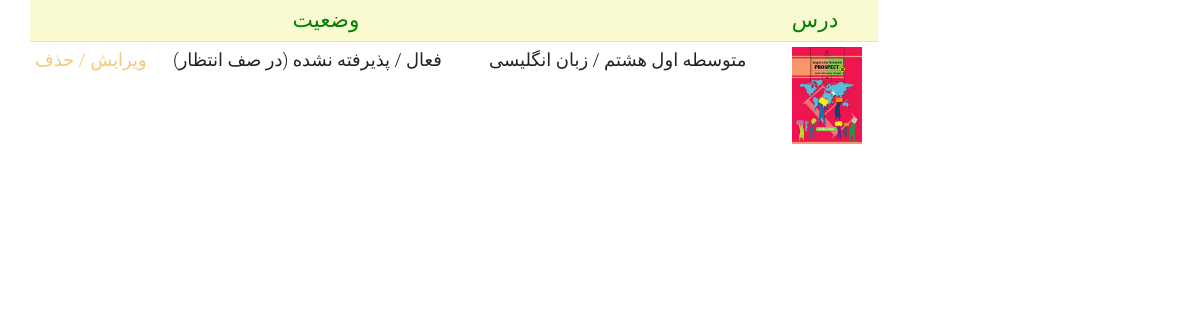
/application/user-application-list (signed in), run on the app's committed database.
### application/models.py (models this page shows, shortened)
class Application(models.Model):
    applicant = models.ForeignKey(User, on_delete=models.CASCADE)
    demanded_course = models.ForeignKey(Course, on_delete=models.CASCADE)
    preferred_style = models.CharField(choices=HOLDING_STYLE, max_length=50, default="V")
    short_description = models.CharField(max_length=300, null=True, blank=True)
    is_accepted = models.BooleanField(blank=True, null=True, default=False)
    num_of_student = models.IntegerField(validators=[MinValueValidator(1), MaxValueValidator(10)], default=1)
    registered_date = models.DateField(null=True, blank=True , auto_now_add=True)
    free_day_1 = models.ForeignKey(WeekDay, on_delete=models.CASCADE, null=True, blank=True)
    free_time_1 = models.ForeignKey(AvailableTime, on_delete=models.CASCADE, null=True, blank=True)
    venue = models.ForeignKey(PublicPlace, on_delete=models.CASCADE, blank=True, null=True)
    is_active = models.BooleanField(default=False)
    slug = models.SlugField(max_length=200, default="", null=False, db_index=True)
    def get_absolute_url(self):
        return reverse('application_detail', args=[self.id])

class Course(models.Model):
    course_name = models.ForeignKey(CourseName, on_delete=models.CASCADE, db_index=True)
    grade = models.ForeignKey(Grade, on_delete=models.CASCADE, blank=True, null=True)
    major = models.ForeignKey(Major, on_delete=models.CASCADE, blank=True, null=True)
    image=models.ImageField(upload_to='images/courses', null=True,blank=True)
    code=models.CharField(max_length=7, blank=True, null=True)
    book_download_link=models.CharField(max_length=300, blank=True, null=True)
    is_active = models.BooleanField(default=True)
    slug = models.SlugField(max_length=500, blank=True, null=True)
    def __str__(self):
        return f" {self.grade} / {self.course_name} "
    class Meta:
        constraints = [
            models.UniqueConstraint(fields=['course_name', 'grade', 'major'],
                                    name='unique_course_name_edu_level_grade'),
        ]

class Grade(models.Model):
    edu_level = models.ForeignKey(EducationalLevel, on_delete=models.CASCADE)
    grade_name = models.CharField(max_length=20, verbose_name="پایه تحصیلی")
    url_title = models.CharField(max_length=200, blank=True, null=True)
    is_active = models.BooleanField(default=True)
    def __str__(self):
        return f"{self.edu_level} {self.grade_name}"
    class Meta:
        constraints = [
            models.UniqueConstraint(fields=['edu_level', 'grade_name'], name='unique_edu_level_grade')]

class EducationalLevel(models.Model):
    edu_level = models.CharField(max_length=20, unique=True, verbose_name="دوره آموزشی")
    url_title = models.CharField(max_length=200, blank=True, null=True)
    is_active = models.BooleanField(default=True)
    def __str__(self):
        return self.edu_level

class CourseName(models.Model):
    course_name = models.CharField(max_length=20, unique=True)
    def __str__(self):
        return f"{self.course_name}"

### application/views.py (the view)
# urls.py: path('user-application-list',views.UserApplicationListView.as_view(), name='user_application_list_page'),
class UserApplicationListView(ListView):
    template_name = 'application/user_application_list.html'
    model = Application
    context_object_name = 'applications'
    ordering = ['registered_date']
    paginate_by = 9
    def get_queryset(self):
        base_query = super(UserApplicationListView, self).get_queryset()
        current_user = self.request.user
        application = base_query.filter(applicant_id=current_user.id)
        return application

### application/templates/application/user_application_list.html (shortened to what this page needs)
{% extends 'shared/_layout.html' %}
{% load render_partial %}
{% block content %}
<div class="container">
	<div class="row">
		<div class="col-sm-9">
			<div class="container-fluid">
				<div class="row fh5co-post-entry">
				<div class="table-responsive cart_info">
				<table class="table table-condensed">
					<thead>
						<tr class="cart_menu", style="background-color: lightgoldenrodyellow">
							<td></td>
							<td style="text-align: center; color: green; font-size: larger">وضعیت</td>
							<td></td>
							<td style="color: green; font-size: larger">درس</td>
						</tr>
					</thead>
					<tbody>
					{% for application in applications %}
						<tr>
							<td>
								{% if application.acceptedapplication.is_finished == True  %}
								<a href=""> جزییات </a>
								{% elif application.is_active == False and application.is_accepted == False  %}
								<a href="{% url 'complete_application_page' %}"> تکمیل / </a>
								<a href="" onclick="removeInactiveApplication({{application.id}})"> حذف </a>
								{% elif application.is_active == True and application.is_accepted == False  %}
								<a href="{% url 'edit_active_application' application_id=application.id %}"> ویرایش / </a>
								<a href="" onclick="removeActiveApplication({{application.id}})"> حذف </a>
								{% elif application.is_active == True and application.acceptedapplication.is_active == True %}
								<a href=""> پنل کلاس </a>
								{% elif application.is_active == True and application.is_accepted == True and application.acceptedapplication.is_active == False  %}
								<a href="" onclick="removeAppFromVolunteer({{application.id}})"> حذف از لیست داولطب </a>
								{% endif %}
							</td>
							<td>
								{% if application.acceptedapplication.is_finished == True %}
								<p>  غیر فعال / پذیرفته شده (به اتمام رسیده) </p>
								{% elif application.is_active == True and application.acceptedapplication.is_active == True %}
								<p>  فعال / پذیرفته شده (در حال اجرا) </p>
								{% elif application.is_active == False and application.is_accepted == False  %}
								<p>  غیر فعال / پذیرفته نشده (تکمیل نشده) </p>
								{% elif application.is_active == True and application.is_accepted == False  %}
								<p>  فعال / پذیرفته نشده (در صف انتظار) </p>
								{% elif application.is_active == True and application.is_accepted == True and application.acceptedapplication.is_active == False  %}
								<p>   فعال / پذیرفته شده (در انتظار تایید داوطلب) </p>
								{% endif %}
							</td>
							<td>
								<p>{{application.demanded_course}} </p>
							</td>
                            <td>
								{% if application.demanded_course.image %}
            					<figure>
               					<a href="{{ application.get_absolute_url }}">
                   				<img src="{{application.demanded_course.image.url}}" width="70" alt="Image" class="img-responsive"></a>
            					</figure>
            					{% else %}
            					<figure>
               					<a href="{{ application.get_absolute_url }}">
                   				<img src="static/images/volunteer.png" alt="Image" class="img-responsive"></a>
            					</figure>
                				{% endif %}
							</td>
						</tr>
					{% endfor %}
					</tbody>
				</table>
			</div>
				</div>
			</div>
		</div>
	</div>
</div>
{% endblock %}

### static/css/style.css (style rules this page uses)
html { background: #fff; }
body { font-family: "Roboto", arial, sans-serif; font-size: 18px; font-weight: 300; line-height: 1.8; color: #222; background: #fff; }
a { color: #f7c873; -webkit-transition: 0.5s; -o-transition: 0.5s; transition: 0.5s; }
p { margin-bottom: 30px; }

### data on the page
Application: is_active "فعال / پذیرفته نشده (در صف انتظار)", demanded_course "متوسطه اول هشتم / زبان انگلیسی", demanded_course.image (picture)
